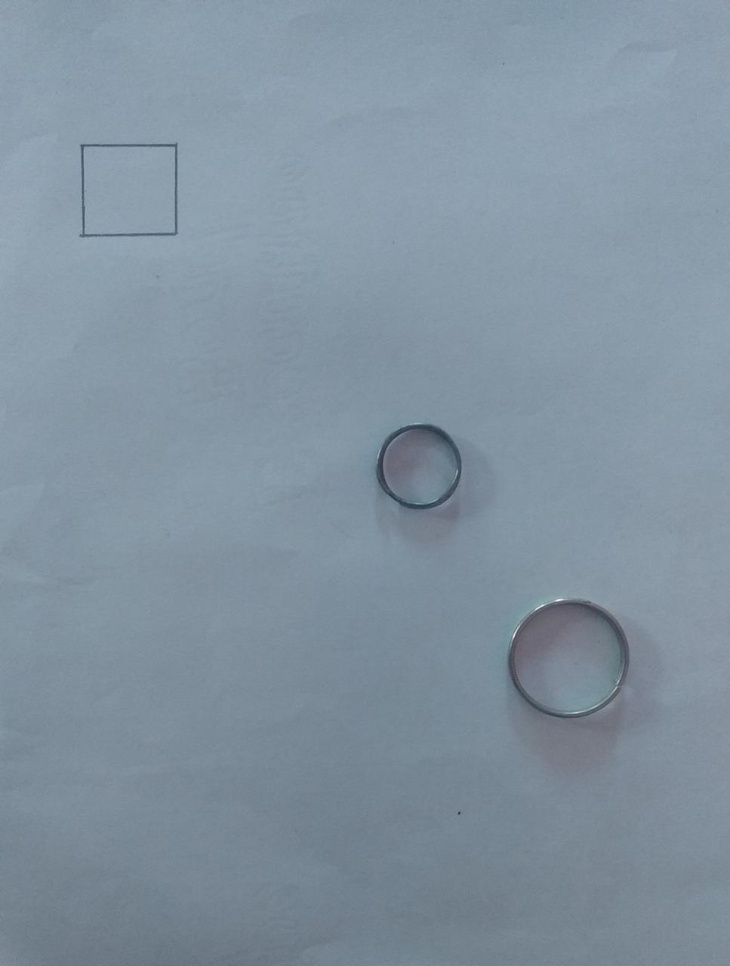
#> input picture Projects/Image Processing Mini Project/images/test1.jpg, 730 x 966 px, shrunk from 967 x 1280 before the run
$ python init.py
#> lines starting #> are read from the running program, lines starting #| are printed output that depends on the picture; after the words box and inside, x2 and y2 are one past the last pixel; in counts of white or black regions, pixels touching at a corner belong together
from scipy.spatial.distance import euclidean
from imutils import perspective
from imutils import contours
import numpy as np
import imutils
import cv2
#image path
img_path = "images/test1.jpg"
#original image
cv2.imshow("Original image",cv2.imread(img_path))
# Read image and preprocess
image = cv2.imread(img_path)
#> image is the input picture: shape (966, 730, 3); mean B, G, R 159.9, 146.3, 130

gray = cv2.cvtColor(image, cv2.COLOR_BGR2GRAY)
blur = cv2.GaussianBlur(gray, (9, 9), 0)
edged = cv2.Canny(blur, 50, 100)
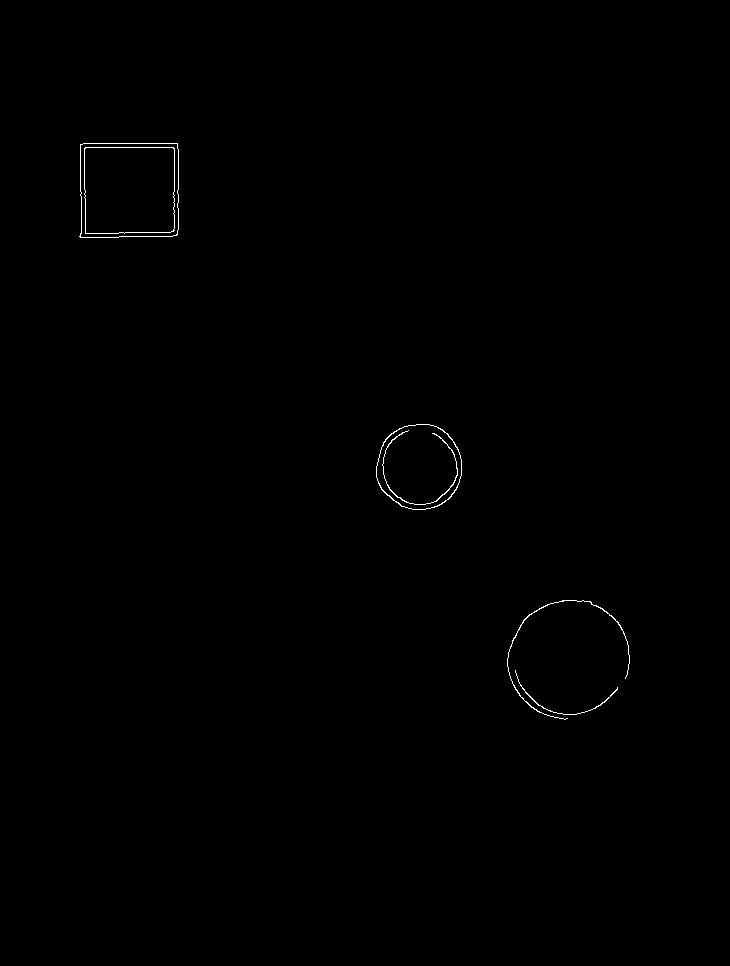
#> edged: shape (966, 730); 0.25% white in thin lines or dots, all inside (x1, y1, x2, y2) = (79, 143, 630, 720)
edged = cv2.dilate(edged, None, iterations=1)
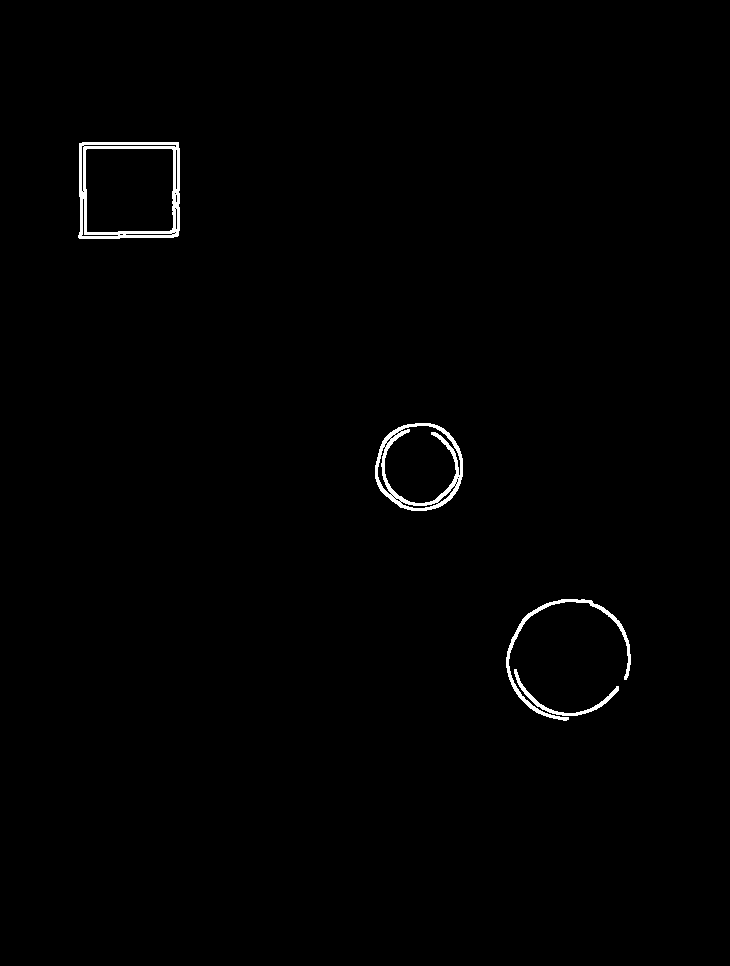
#> edged: shape (966, 730); 0.8% white; 4 white regions, box (x1, y1, x2, y2) and area: (78, 142, 180, 239) 2248, (375, 423, 463, 511) 1784, (506, 599, 631, 721) 1123, (514, 669, 619, 716) 508
edged = cv2.erode(edged, None, iterations=1)
# Find contours
cnts = cv2.findContours(edged.copy(), cv2.RETR_EXTERNAL, cv2.CHAIN_APPROX_SIMPLE)
#> cnts = 4 contours; box (x1, y1, x2, y2) and area: (79, 143, 179, 238) 9088, (376, 424, 462, 510) 5754, (507, 600, 630, 720) 70, (515, 670, 618, 715) 38
cnts = imutils.grab_contours(cnts)
# Sort contours from left to right as leftmost contour is reference object
(cnts, _) = contours.sort_contours(cnts)
# Remove contours which are not large enough
cnts = [x for x in cnts if cv2.contourArea(x) > 100]
#> cnts = 2 contours; box (x1, y1, x2, y2) and area: (79, 143, 179, 238) 9088, (376, 424, 462, 510) 5754
#cv2.drawContours(image, cnts, -1, (0,255,0), 3)

#show_images([image, edged])
#print(len(cnts))
# Reference object dimensions
# Here for reference used a 2cm x 2cm square
ref_object = cnts[0] #leftmost that is first
#> ref_object = contour of 29 points, box (x1, y1, x2, y2) (79, 143, 179, 238), area 9088
box = cv2.minAreaRect(ref_object)
#> box = ((128.5, 190), (94, 99), -90)
box = cv2.boxPoints(box)
#> box = [[178, 237], [79, 237], [79, 143], [178, 143]]
box = np.array(box, dtype="int")
box = perspective.order_points(box)
#> box = [[79, 143], [178, 143], [178, 237], [79, 237]]
(tl, tr, br, bl) = box
#> tl = [79, 143]; tr = [178, 143]; br = [178, 237]; bl = [79, 237]
dist_in_pixel = euclidean(tl, tr)
#> dist_in_pixel = 99
dist_in_cm = 2
pixel_per_cm = dist_in_pixel/dist_in_cm
#> pixel_per_cm = 49.5

# Draw remaining contours
for cnt in cnts:
	box = cv2.minAreaRect(cnt)
	box = cv2.boxPoints(box)
	box = np.array(box, dtype="int")
	box = perspective.order_points(box)
	(tl, tr, br, bl) = box
	cv2.drawContours(image, [box.astype("int")], -1, (0, 0, 255), 2)
	mid_pt_horizontal = (tl[0] + int(abs(tr[0] - tl[0])/2), tl[1] + int(abs(tr[1] - tl[1])/2))
	mid_pt_verticle = (tr[0] + int(abs(tr[0] - br[0])/2), tr[1] + int(abs(tr[1] - br[1])/2))
	wid = euclidean(tl, tr)/pixel_per_cm
	ht = euclidean(tr, br)/pixel_per_cm
	cv2.putText(image, "{:.1f}cm".format(wid), (int(mid_pt_horizontal[0] ), int(mid_pt_horizontal[1] )),
		cv2.FONT_HERSHEY_SIMPLEX, 0.5, (255, 255, 0), 2)
	cv2.putText(image, "{:.1f}cm".format(ht), (int(mid_pt_verticle[0]), int(mid_pt_verticle[1])),
		cv2.FONT_HERSHEY_SIMPLEX, 0.5, (255, 255, 0), 2)
#> this loop made 2 passes
#> (tl, tr, br, bl, mid_pt_horizontal, mid_pt_verticle, wid, ht) on passes 1 to 2: ([79, 143], [178, 143], [178, 237], [79, 237], (128, 143), (178, 190), 2, 1.9), ([376, 424], [461, 424], [461, 509], [376, 509], (418, 424), (461, 466), 1.72, 1.72)
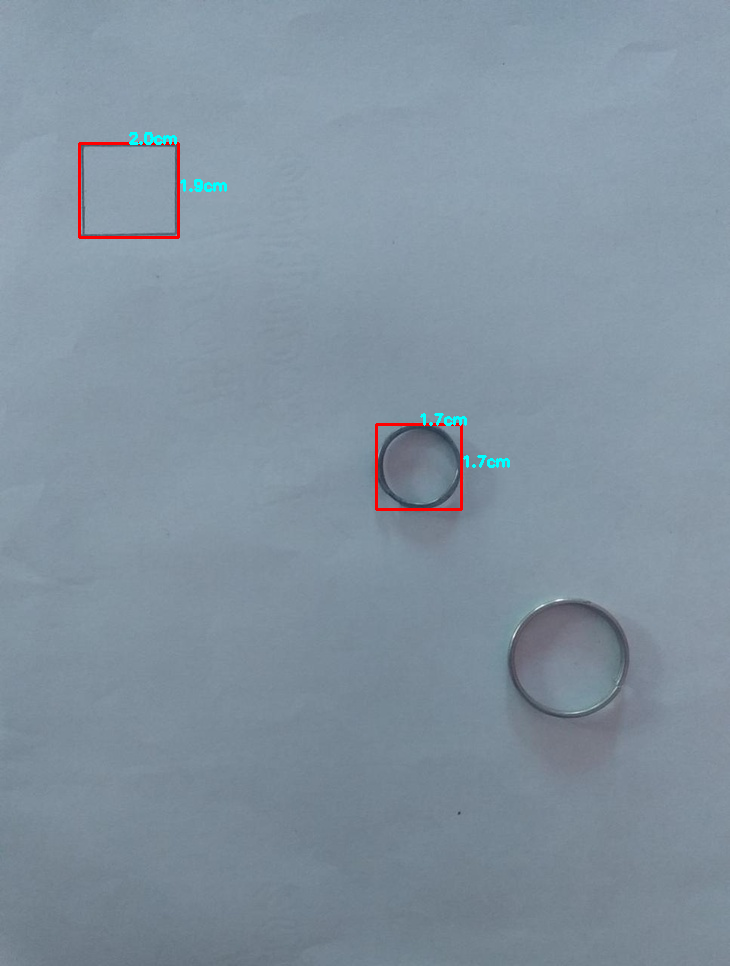
#> image: shape (966, 730, 3); 0.45% of pixels changed, all inside (x1, y1, x2, y2) = (78, 132, 510, 511)

cv2.imshow("Result",image)
cv2.waitKey(0)
cv2.destroyAllWindows()

$ run again, with Projects/Image Processing Mini Project/images/test2.jpg copied over Projects/Image Processing Mini Project/images/test1.jpg
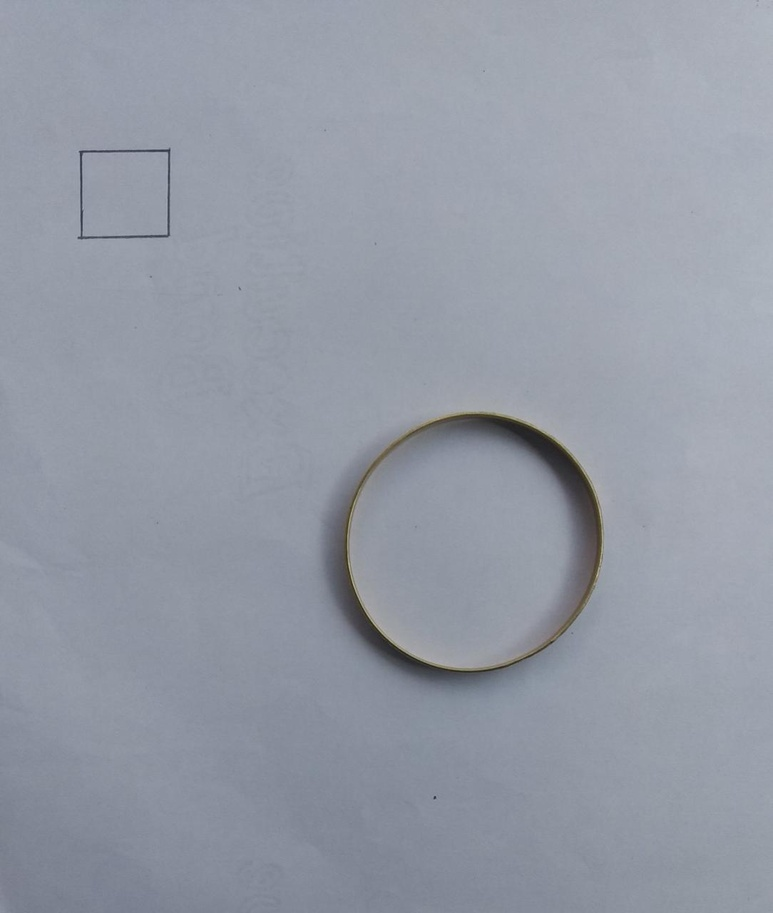
#> input picture Projects/Image Processing Mini Project/images/test2.jpg, 773 x 913 px, shrunk from 1084 x 1280 before the run
#> image is the input picture: shape (913, 773, 3); mean B, G, R 165.6, 153.9, 148.3
#> `edged = cv2.dilate(edged, None, iterations=1)`:
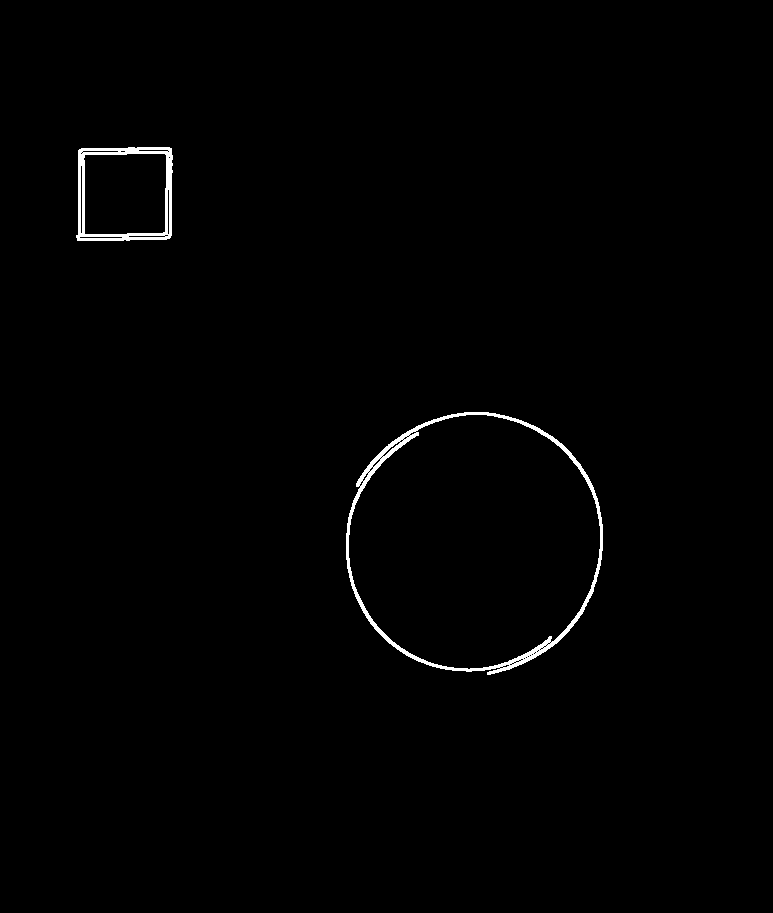
#> edged: shape (913, 773); 0.81% white; 2 white regions, box (x1, y1, x2, y2) and area: (346, 412, 603, 675) 3607, (76, 147, 173, 241) 2128
#> cnts = 3 contours; box (x1, y1, x2, y2) and area: (77, 148, 172, 240) 8179, (357, 413, 602, 674) 156, (347, 433, 551, 671) 115
#> ref_object = contour of 40 points, box (x1, y1, x2, y2) (77, 148, 172, 240), area 8179
#> `box = cv2.minAreaRect(ref_object)`: box = ((124, 193.5), (91, 94), -90)
#> `box = cv2.boxPoints(box)`: box = [[171, 239], [77, 239], [77, 148], [171, 148]]
#> `box = perspective.order_points(box)`: box = [[77, 148], [171, 148], [171, 239], [77, 239]]
#> `(tl, tr, br, bl) = box`: tl = [77, 148]; tr = [171, 148]; br = [171, 239]; bl = [77, 239]
#> dist_in_pixel = 94
#> pixel_per_cm = 47
#> the loop `for cnt in cnts:` made 3 passes
#> (tl, tr, br, bl, mid_pt_horizontal, mid_pt_verticle, wid, ht) on passes 1 to 3: ([77, 148], [171, 148], [171, 239], [77, 239], (124, 148), (171, 193), 2, 1.94), ([416, 432], [551, 639], [432, 716], [297, 509], (483, 535), (610, 677), 5.26, 3.02), ([348, 472], [507, 362], [654, 573], [495, 683], (427, 527), (580, 467), 4.11, 5.47)
#> after the loop `for cnt in cnts:`:
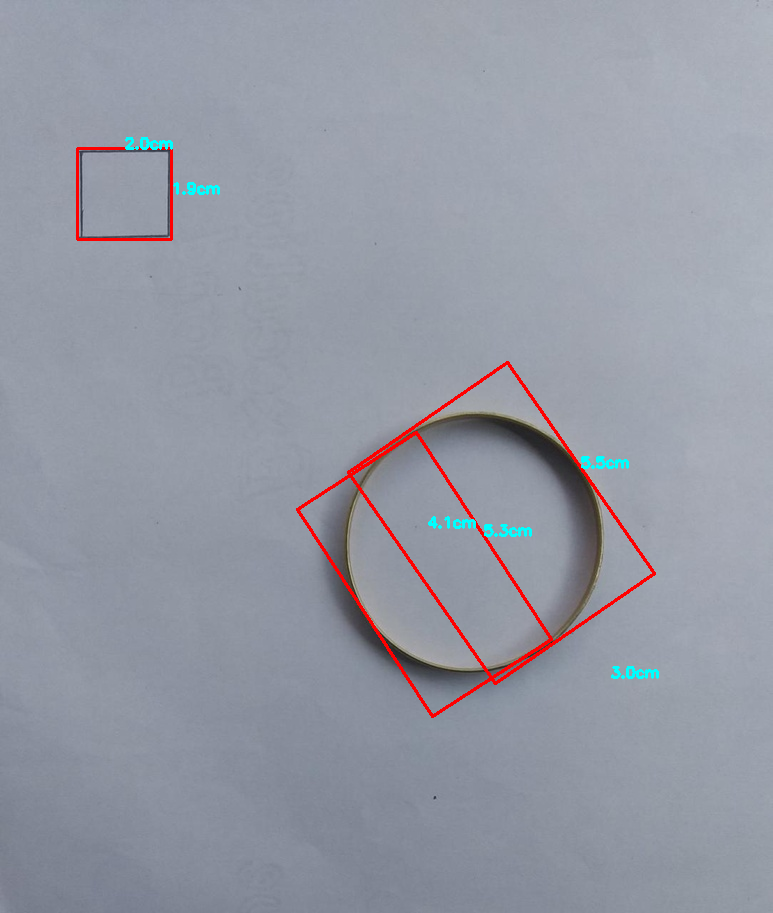
#> image: shape (913, 773, 3); 1.19% of pixels changed, all inside (x1, y1, x2, y2) = (76, 137, 659, 718)
